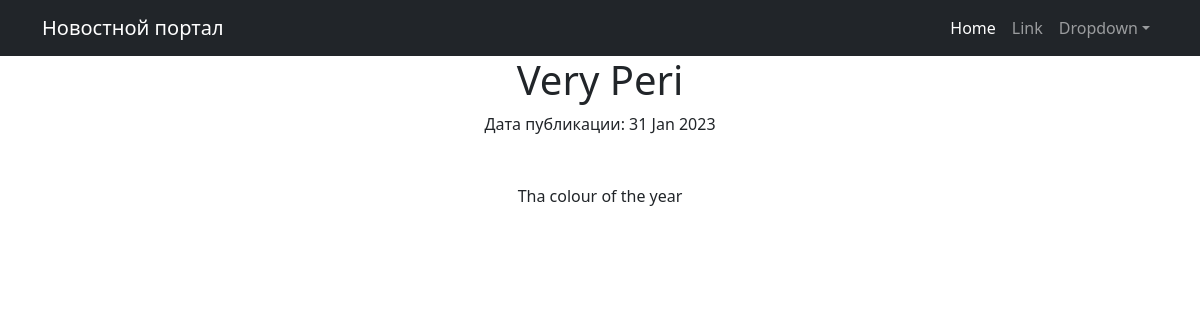
The page /news/28 on the database its author committed.
### news/models.py (models this page shows, shortened)
class Post(models.Model):
    author = models.ForeignKey(Author, on_delete=models.CASCADE)
    NEWS = 'NW'
    ARTICLE = 'AR'
    CATEGORY_CHOICES = (
        (NEWS, 'Новость'),
        (ARTICLE, 'Статья'),
    )
    categoryType = models.CharField(max_length=2, choices=CATEGORY_CHOICES, default=ARTICLE)
    dateCreation = models.DateTimeField(auto_now_add=True)
    postCategory = models.ManyToManyField(Category, through='PostCategory')
    title = models.CharField(max_length=128)
    text = models.TextField()
    rating = models.SmallIntegerField(default=0)

### news/views.py (the view)
# urls.py: path('<int:pk>', PostDetail.as_view(), name='post_detail'),
class PostDetail(DetailView):
    model = Post
    template_name = 'post.html'
    context_object_name = 'post'

### news/templatetags/custom_filters.py (called while the page is built)
@register.filter()
def censor(value):
    censor_replace = str(value)
    for key in censored_words.keys():
        censor_replace = censor_replace.replace(key, censored_words[key])
    return censor_replace

### templates/post.html (shortened to what this page needs)
{% extends 'flatpages/default.html' %}
{% load custom_filters %}
{% block content %}
<h1>{{ post.title|censor }}</h1>
    Дата публикации: {{ post.dateCreation|date:'d M Y' }} <br><br><br>
    {{ post.text| censor }}
{% endblock content %}

### rows shown on the page
Post: title|censor "Very Peri", dateCreation "31 Jan 2023", text|censor "Tha colour of the year"
